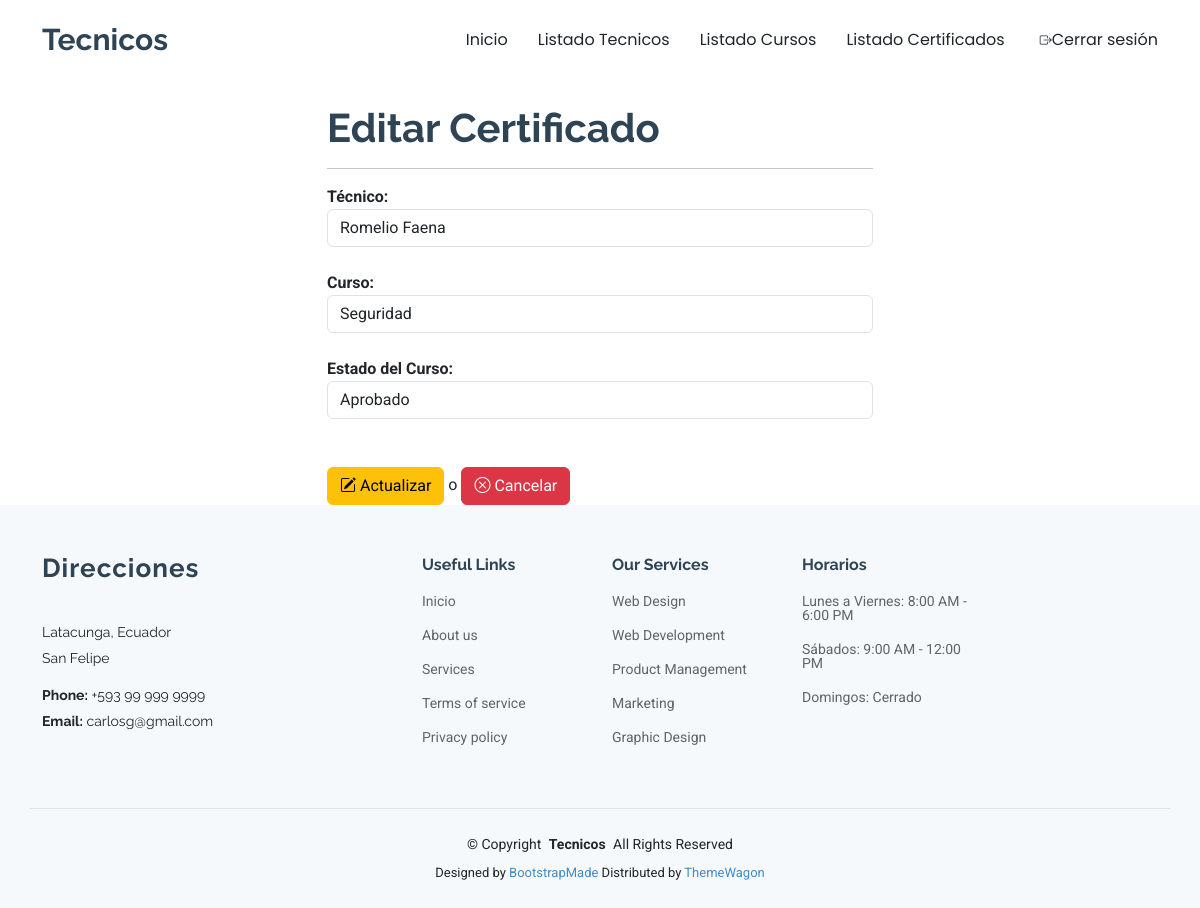
/editarCertificado/4/ (signed in), run on the app's committed database.
### Info/models.py (models this page shows, shortened)
class Certificado(models.Model):
    ESTADOS = (
        ('Aprobado', 'Aprobado'),
        ('Reprobado', 'Reprobado'),
    )
    id = models.AutoField(primary_key=True)
    tecnico = models.ForeignKey(
        Tecnico,
        on_delete=models.CASCADE
    )
    curso = models.ForeignKey(
        Cursos,
        on_delete=models.CASCADE
    )
    aprobacion = models.CharField(
        max_length=15,
        choices=ESTADOS
    )
    fecha_emision = models.DateField(auto_now_add=True)

class Tecnico(models.Model):
    id = models.AutoField(primary_key=True)
    nombre = models.CharField(max_length=100)
    apellido = models.CharField(max_length=100)
    telefono = models.CharField(max_length=20)
    correo = models.EmailField(blank=True, null=True)
    especialidad = models.CharField(max_length=100)
    foto = models.FileField(upload_to='fotos_tecnicos', blank=True, null=True)

class Cursos(models.Model):
    id = models.AutoField(primary_key=True)
    nombre = models.CharField(max_length=100)
    descripcion = models.TextField()
    fecha_inicio = models.DateField()
    fecha_fin = models.DateField()
    tecnico = models.ForeignKey(Tecnico, on_delete=models.CASCADE, null=True, blank=True)

### Info/views.py (the view)
# urls.py: path('editarCertificado/<id>/', views.editarCertificado),
@login_required
def editarCertificado(request,id):
    certificado = Certificado.objects.get(id=id)
    tecnicos = Tecnico.objects.all()
    cursos = Cursos.objects.all()
    return render(
        request,
        'editarCertificado.html',
        {
            'certificado': certificado,
            'tecnicos': tecnicos,
            'cursos': cursos
        }
    )

### Info/templates/editarCertificado.html (shortened to what this page needs)
{% extends "./plantillaPrincipal.html" %}
{% block contenido %}
<div class="container">
    <div class="row">
        <div class="col-md-3"></div>
        <div class="col-md-6">
            <br>
            <h1><b>Editar Certificado</b></h1>
            <hr>
            <form id="form_editar_certificado"
                  action="/procesarActualizacionCertificado/"
                  method="post">
                <b>Técnico:</b>
                <br>
                <select required class="form-control" name="tecnico">
                    {% for tecnico in tecnicos %}
                        <option value="{{ tecnico.id }}"
                        {% if tecnico.id == certificado.tecnico.id %}
                            selected
                        {% endif %}>
                            {{ tecnico.nombre }} {{ tecnico.apellido }}
                        </option>
                    {% endfor %}
                </select>
                <br>
                <b>Curso:</b>
                <br>
                <select required class="form-control" name="curso">
                    {% for curso in cursos %}
                        <option value="{{ curso.id }}"
                        {% if curso.id == certificado.curso.id %}
                            selected
                        {% endif %}>
                            {{ curso.nombre }}
                        </option>
                    {% endfor %}
                </select>
                <br>
                <b>Estado del Curso:</b>
                <br>
                <select required class="form-control" name="aprobacion">
                    <option value="Aprobado"
                    {% if certificado.aprobacion == "Aprobado" %}
                        selected
                    {% endif %}>
                        Aprobado
                    </option>
                </select>
                <br><br>
                <button class="btn btn-warning" type="submit">
                    <i class="bi bi-pencil-square"></i>
                    Actualizar
                </button>
                o
                <a href="/listadoCertificados/" class="btn btn-danger">
                    <i class="bi bi-x-circle"></i>
                    Cancelar
                </a>
            </form>
        </div>
    </div>
</div>
{% endblock %}

### GestionTecnicos/static/assets/css/main.css (style rules this page uses)
:root { --default-font: "Roboto", system-ui, -apple-system, "Segoe UI", Roboto, "Helvetica Neue", Arial, "Noto Sans", "Liberation Sans", sans-serif, "Apple Color Emoji", "Segoe UI Emoji", "Segoe UI Symbol", "Noto Color Emoji"; --heading-font: "Raleway", sans-serif; --nav-font: "Poppins", sans-serif; }
:root { --background-color: #ffffff; --default-color: #212529; --heading-color: #2e4455; --accent-color: #428bca; --surface-color: #ffffff; --contrast-color: #ffffff; }
:root { --nav-color: #212529; --nav-hover-color: #428bca; --nav-mobile-background-color: #ffffff; --nav-dropdown-background-color: #ffffff; --nav-dropdown-color: #212529; --nav-dropdown-hover-color: #428bca; }
:root { scroll-behavior: smooth; }
body { color: var(--default-color); background-color: var(--background-color); font-family: var(--default-font); }
a { color: var(--accent-color); text-decoration: none; transition: 0.3s; }
h1, h2, h3, h4, h5, h6 { color: var(--heading-color); font-family: var(--heading-font); }

### data on the page
Certificado: tecnico "Romelio Faena", curso "Seguridad", aprobacion "Aprobado"
